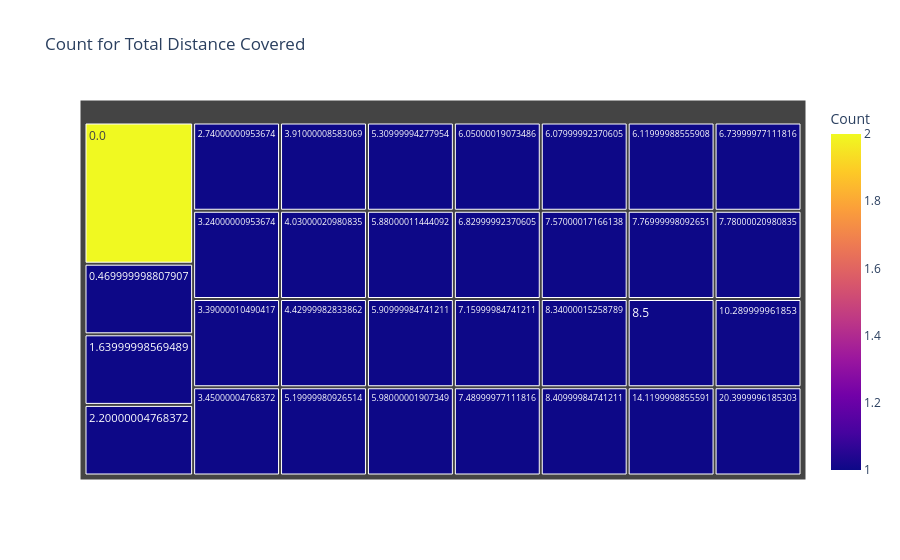

The notebook cell this image was saved under:
### Markdown cell above
#### Chart - 4

### Code cell
# Chart - 4 visualization code
plt.style.use('dark_background')

md.columns = md.columns.str.strip()

# Count occurrences of each start station
distance_count = md["TotalDistance"].value_counts().reset_index()
distance_count.columns = ["TotalDistance", "Count"]

# Create the treemap
fig = px.treemap(distance_count, 
                 path=['TotalDistance'], 
                 values='Count', 
                 title="Count for Total Distance Covered",
                 color='Count', 
                 color_discrete_map={'(?)':'lightgrey', 'Lunch':'gold', 'Dinner':'darkblue'})

# Show the plot
fig.show()

### Figure 1 — Plotly figure (JSON) as saved in the notebook; plotly's stock layout.template omitted (floating-point values rounded to 4 significant figures)
{"data": [{"branchvalues": "total", "customdata": [[2], [1], [1], [1], [1], [1], [1], [1], [1], [1], [1], [1], [1], [1], [1], [1], [1], [1], [1], [1], [1], [1], [1], [1], [1], [1], [1], [1], [1], [1], [1], [1]], "domain": {"x": [0, 1], "y": [0, 1]}, "hovertemplate": "labels=%{label}<br>Count_sum=%{value}<br>parent=%{parent}<br>id=%{id}<br>Count=%{color}<extra></extra>", "ids": ["0.0", "0.469999998807907", "1.63999998569489", "2.20000004768372", "2.74000000953674", "3.24000000953674", "3.39000010490417", "3.45000004768372", "3.91000008583069", "4.03000020980835", "4.42999982833862", "5.19999980926514", "5.30999994277954", "5.88000011444092", "5.90999984741211", "5.98000001907349", "6.05000019073486", "6.07999992370605", "6.11999988555908", "6.73999977111816", "6.82999992370605", "7.15999984741211", "7.48999977111816", "7.57000017166138", "7.76999998092651", "7.78000020980835", "8.34000015258789", "8.40999984741211", "8.5", "10.289999961853", "14.1199998855591", "20.3999996185303"], "labels": ["0.0", "0.469999998807907", "1.63999998569489", "2.20000004768372", "2.74000000953674", "3.24000000953674", "3.39000010490417", "3.45000004768372", "3.91000008583069", "4.03000020980835", "4.42999982833862", "5.19999980926514", "5.30999994277954", "5.88000011444092", "5.90999984741211", "5.98000001907349", "6.05000019073486", "6.07999992370605", "6.11999988555908", "6.73999977111816", "6.82999992370605", "7.15999984741211", "7.48999977111816", "7.57000017166138", "7.76999998092651", "7.78000020980835", "8.34000015258789", "8.40999984741211", "8.5", "10.289999961853", "14.1199998855591", "20.3999996185303"], "marker": {"coloraxis": "coloraxis", "colors": [2, 1, 1, 1, 1, 1, 1, 1, 1, 1, 1, 1, 1, 1, 1, 1, 1, 1, 1, 1, 1, 1, 1, 1, 1, 1, 1, 1, 1, 1, 1, 1]}, "name": "", "parents": ["", "", "", "", "", "", "", "", "", "", "", "", "", "", "", "", "", "", "", "", "", "", "", "", "", "", "", "", "", "", "", ""], "type": "treemap", "values": [2, 1, 1, 1, 1, 1, 1, 1, 1, 1, 1, 1, 1, 1, 1, 1, 1, 1, 1, 1, 1, 1, 1, 1, 1, 1, 1, 1, 1, 1, 1, 1]}], "layout": {"autosize": true, "coloraxis": {"colorbar": {"title": {"text": "Count"}}, "colorscale": [[0, "#0d0887"], [0.1111, "#46039f"], [0.2222, "#7201a8"], [0.3333, "#9c179e"], [0.4444, "#bd3786"], [0.5556, "#d8576b"], [0.6667, "#ed7953"], [0.7778, "#fb9f3a"], [0.8889, "#fdca26"], [1, "#f0f921"]]}, "legend": {"tracegroupgap": 0}, "title": {"text": "Count for Total Distance Covered"}}}
